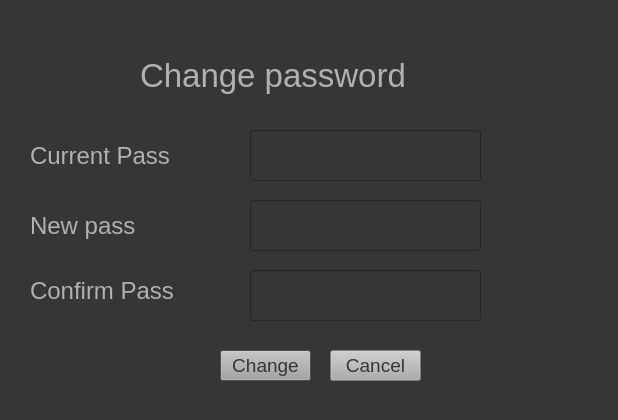
<?xml version="1.0" encoding="UTF-8"?>
<ui version="4.0">
 <class>Dialog</class>
 <widget class="QDialog" name="Dialog">
  <property name="geometry">
   <rect>
    <x>0</x>
    <y>0</y>
    <width>618</width>
    <height>420</height>
   </rect>
  </property>
  <property name="windowTitle">
   <string>Dialog</string>
  </property>
  <property name="styleSheet">
   <string notr="true">background:rgb(54, 54, 54);color: rgb(177, 177, 177);
alternate-background-color: rgb(97, 97, 97);
selection-background-color: rgb(97, 97, 97);</string>
  </property>
  <widget class="QLabel" name="label">
   <property name="geometry">
    <rect>
     <x>140</x>
     <y>50</y>
     <width>331</width>
     <height>51</height>
    </rect>
   </property>
   <property name="styleSheet">
    <string notr="true">color: rgb(177, 177, 177); font-size:25pt;</string>
   </property>
   <property name="text">
    <string>Change password</string>
   </property>
  </widget>
  <widget class="QLabel" name="label_2">
   <property name="geometry">
    <rect>
     <x>30</x>
     <y>210</y>
     <width>151</width>
     <height>31</height>
    </rect>
   </property>
   <property name="styleSheet">
    <string notr="true">color: rgb(177, 177, 177); font-size:18pt;</string>
   </property>
   <property name="text">
    <string>New pass</string>
   </property>
  </widget>
  <widget class="QLabel" name="label_3">
   <property name="geometry">
    <rect>
     <x>30</x>
     <y>270</y>
     <width>181</width>
     <height>41</height>
    </rect>
   </property>
   <property name="styleSheet">
    <string notr="true">color: rgb(177, 177, 177); font-size:18pt;</string>
   </property>
   <property name="text">
    <string>Confirm Pass</string>
   </property>
  </widget>
  <widget class="QLineEdit" name="new_pass">
   <property name="geometry">
    <rect>
     <x>250</x>
     <y>200</y>
     <width>231</width>
     <height>51</height>
    </rect>
   </property>
   <property name="styleSheet">
    <string notr="true">color: rgb(173, 173, 173); font-size: 17pt;</string>
   </property>
  </widget>
  <widget class="QLineEdit" name="confirm">
   <property name="geometry">
    <rect>
     <x>250</x>
     <y>270</y>
     <width>231</width>
     <height>51</height>
    </rect>
   </property>
   <property name="styleSheet">
    <string notr="true">color: rgb(173, 173, 173); font-size: 17pt;</string>
   </property>
   <property name="inputMethodHints">
    <set>Qt::ImhHiddenText</set>
   </property>
  </widget>
  <widget class="QPushButton" name="change_button">
   <property name="geometry">
    <rect>
     <x>220</x>
     <y>350</y>
     <width>91</width>
     <height>31</height>
    </rect>
   </property>
   <property name="styleSheet">
    <string notr="true">background-color: rgb(173, 173, 173); font-size: 14pt;color:rgb(54, 54, 54)</string>
   </property>
   <property name="text">
    <string>Change</string>
   </property>
  </widget>
  <widget class="QPushButton" name="cancel_button">
   <property name="geometry">
    <rect>
     <x>330</x>
     <y>350</y>
     <width>91</width>
     <height>31</height>
    </rect>
   </property>
   <property name="styleSheet">
    <string notr="true">background-color: rgb(173, 173, 173); font-size: 14pt;color:rgb(54, 54, 54)</string>
   </property>
   <property name="text">
    <string>Cancel</string>
   </property>
  </widget>
  <widget class="QLabel" name="label_4">
   <property name="geometry">
    <rect>
     <x>30</x>
     <y>140</y>
     <width>181</width>
     <height>31</height>
    </rect>
   </property>
   <property name="styleSheet">
    <string notr="true">color: rgb(177, 177, 177); font-size:18pt;</string>
   </property>
   <property name="text">
    <string>Current Pass</string>
   </property>
  </widget>
  <widget class="QLineEdit" name="old_pass">
   <property name="geometry">
    <rect>
     <x>250</x>
     <y>130</y>
     <width>231</width>
     <height>51</height>
    </rect>
   </property>
   <property name="styleSheet">
    <string notr="true">color: rgb(173, 173, 173); font-size: 17pt;</string>
   </property>
  </widget>
 </widget>
 <resources/>
 <connections/>
</ui>
